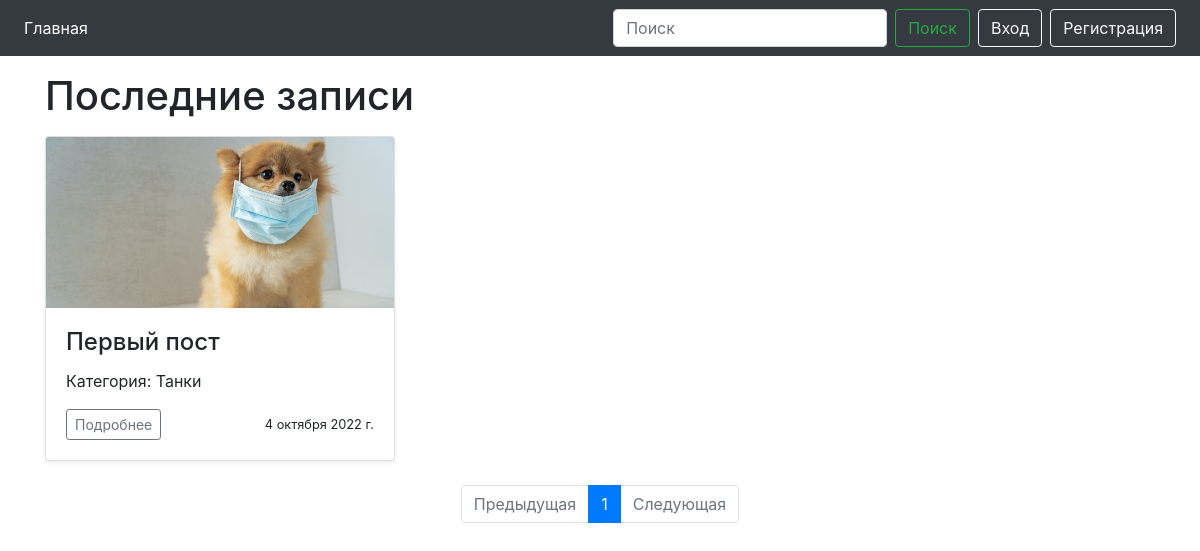
Before: / with the older database file.
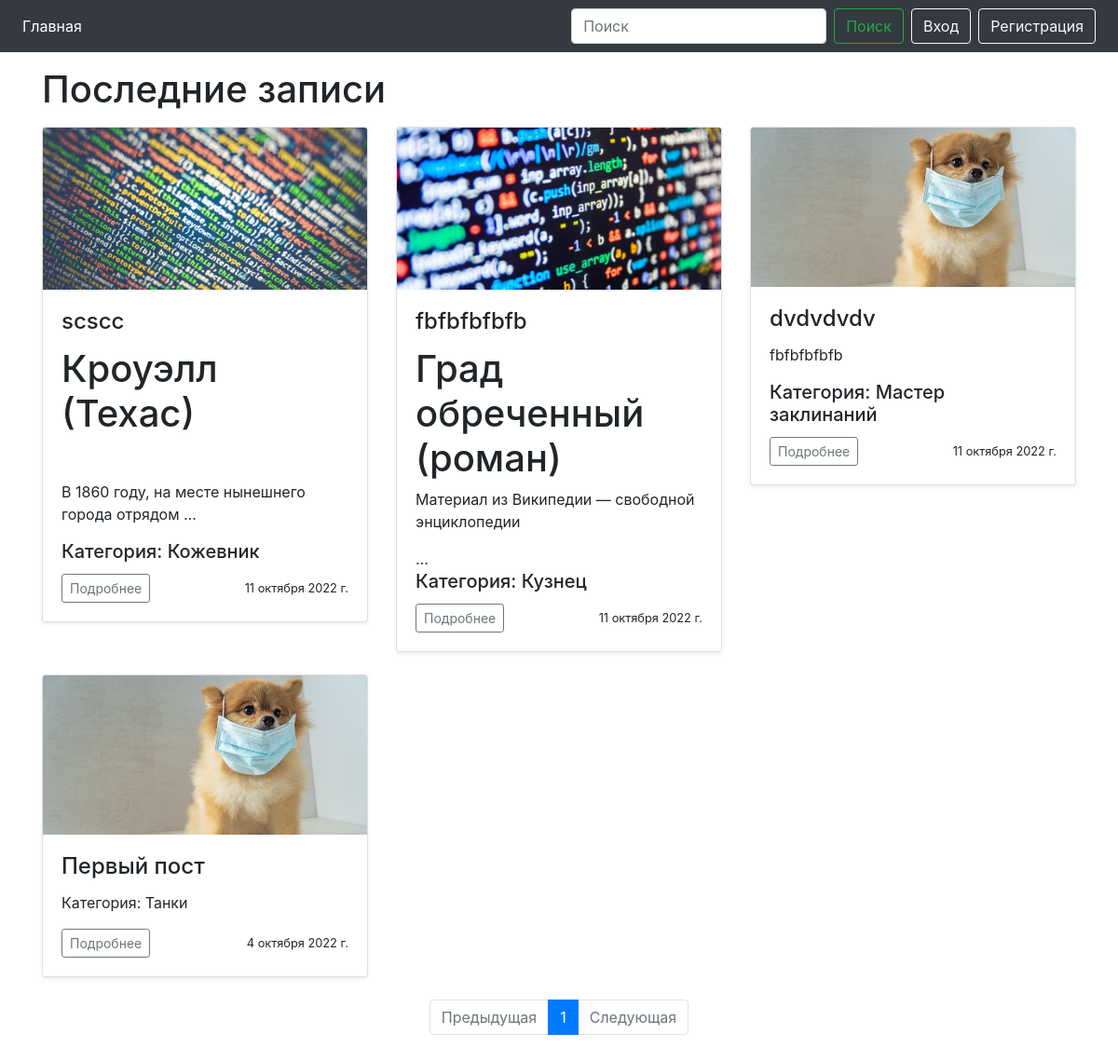
After: the same page with the newer database file.
### news/models.py (models this page shows, shortened)
class Post(models.Model):
    title = models.CharField(max_length=200)
    content = RichTextUploadingField()
    image = models.ImageField()
    created_at = models.DateField(default=timezone.now)
    user = models.ForeignKey(User, on_delete=models.CASCADE, related_name='author')
    categories = models.ForeignKey(Category, on_delete=models.CASCADE, verbose_name='Категория')

class Category(models.Model):
    name = models.CharField(max_length=20, unique=True)
    def __str__(self):
        return self.name

### news/views.py (the view, shortened to what this page needs)
# urls.py: path('', NewsList.as_view(), name='index'),
class NewsList(ListView):
    model = Post
    ordering = '-id'
    template_name = 'home.html'
    context_object_name = 'home'
    paginate_by = 6
    form_class = PostForm
    def get_context_data(self, **kwargs):
        context = super().get_context_data(**kwargs)
        context['form'] = PostForm()
        return context

### news/forms.py
class PostForm(ModelForm):
    class Meta:
        model = Post
        fields = ['title', 'image', 'content', 'categories', 'user']
        widgets = {
            'user': forms.HiddenInput(),
        }
        labels = {
            'title': _('Заголовок'),
            'categories': _('Категория'),
            'content': _('Объявление'),
            'image': _('Изображение')
        }

### templates/home.html (shortened to what this page needs)
{% extends './base.html' %}
{% load static %}
{% block content %}
    <div class="container">
      <h1 class="my-3">Последние записи</h1>
      <div class="row">
        {% for post in page_obj%}
        <div class="col-md-4">
          <div class="card mb-4 shadow-sm">
            <img src="media/{{ post.image }}" alt="" class="card-img-top">
            <div class="card-body">
              <h4 class="card-title">{{ post.title }}</h4>
              {{ post.content|safe|truncatechars:100 }}
               <h5 class="card-title">Категория: {{ post.categories }}</h5>
              <div class="d-flex justify-content-between align-items-center">
                <div class="btn-group">
                  <a href="{% url 'news' post.id %}" class="btn btn-sm btn-outline-secondary">Подробнее</a>
                </div>
                <small class="text-mutnewsed">{{ post.created_at }}</small>
              </div>
            </div>
          </div>
        </div>
        {% endfor %}
      </div>
    </div>
{% endblock %}
{% block pagination %}
    <nav aria-label="Paginate me">
      <ul class="pagination justify-content-center">
        {% if page_obj.has_previous %}
          <a class="page-link" href="?page={{ page_obj.previous_page_number }}" tabindex="-1">Предыдущая</a>
        {% else %}
        <li class="page-item disabled">
          <a class="page-link disabled" href="#" tabindex="-1">Предыдущая</a>
        </li>
        {% endif %}
        {% for i in page_obj.paginator.page_range %}
        {% if i == page_obj.number %}
          <li class="page-item active"><a class="page-link" href="?page={{ i }}">{{ i }}</a></li>
        {% else %}
          <li class="page-item"><a class="page-link" href="?page={{ i }}">{{ i }}</a></li>
        {% endif %}
        {% endfor %}
        {% if page_obj.has_next %}
          <a class="page-link" href="?page={{ page_obj.next_page_number }}">Следующая</a>
        {% else %}
          <li class="page-item disabled">
            <a class="page-link" href="#">Следующая</a>
          </li>
        {% endif %}
      </ul>
    </nav>
    <br>
{% endblock %}

### templates/base.html (shortened to what this page needs)
{% load static %}
<html lang="en">
  <head>
    <link rel="stylesheet" href="https://cdn.jsdelivr.net/npm/bootstrap@4.5.3/dist/css/bootstrap.min.css"
>
    <link rel="stylesheet" href="{% static '/css/style.css' %}">
  </head>
  <body>
    {% include './block/navbar.html' %}
    {% block content %}{% endblock %}
    {% block pagination %}{% endblock %}
  </body>

### templates/block/navbar.html (shortened to what this page needs)
<nav class="navbar navbar-expand-lg navbar-dark bg-dark sticky-top">
  <div class="collapse navbar-collapse" id="navbarSupportedContent">
    <ul class="navbar-nav mr-auto">
      <li class="nav-item active">
        <a href="{% url 'index' %}" class="nav-link">Главная</a>
      </li>
    </ul>
    <form action="{% url 'search_results' %}" method="get" class="form-inline my-2 my-lg-0">
      <input name="q" type="text" class="form-control mr-sm-2" placeholder="Поиск" aria-label="Поиск">
      <button class="btn btn-outline-success my-2 my-sm-0 mr-2" type="submit">Поиск</button>
    </form>
     {% if user.is_authenticated %}
    <a href="/profile/" class="btn btn-outline-light mr-2">{{ user }}</a>
    <a href="{% url 'logout' %}" class="btn btn-outline-light mr-2">Выход</a>
    {% else %}
    <a href="{% url 'login' %}" class="btn btn-outline-light mr-2">Вход</a>
    <a href="/accounts/register/" class="btn btn-outline-light mr-2">Регистрация</a>
    {% endif %}
  </div>
</nav>

### static/css/style.css (style rules this page uses)
body { margin-bottom: 60px; }
html { position: relative; min-height: 100%; }

Changed rows visible on the page:
added Post: image (picture), title "scscc", content "Кроуэлл (Техас) В 1860 году, на месте нынешнего города отрядом …", categories "Кожевник", created_at "11 октября 2022 г."
added Post: image (picture), title "fbfbfbfbfb", content "Град обреченный (роман) Материал из Википедии — свободной энциклопедии …", categories "Кузнец", created_at "11 октября 2022 г."
added Post: image (picture), title "dvdvdvdv", content "fbfbfbfbfb", categories "Мастер заклинаний", created_at "11 октября 2022 г."
